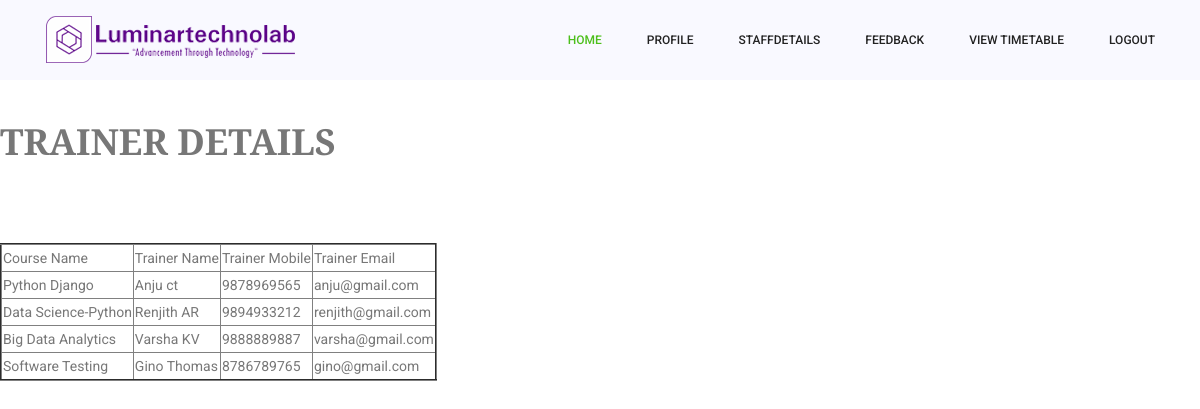
The app's page /studentapp/staffdetails with its own data.
### adminapp/models.py (models this page shows, shortened)
class Trainer(models.Model):
    t_id=models.IntegerField(auto_created=True)
    course_name=models.ForeignKey(Course,on_delete=models.CASCADE)
    trainer_name=models.CharField(max_length=200)
    trainer_mobile = models.IntegerField()
    trainer_doj = models.DateTimeField(default=datetime.date.today())
    trainer_email = models.CharField(max_length=200)
    trainer_username=models.CharField(max_length=200,unique=True)
    trainer_password=models.CharField(max_length=100)
    role_name=models.ForeignKey(Role,on_delete=models.CASCADE)

class Course(models.Model):
    course_name=models.CharField(max_length=150,unique=True,)
    course_fee=models.IntegerField()
    def __str__(self):
        return self.course_name

### studentapp/views.py (the view)
# urls.py: path('staffdetails', views.StaffDetails.as_view(), name='stafdetail'),
class StaffDetails(ListView):
    model = Trainer
    template_name = "adminapp/displaytrainer1.html"

### template/adminapp/displaytrainer1.html
<!DOCTYPE html>
<!DOCTYPE html>
{% extends "adminapp/studentindex.html" %}
    {% block body_block %}
<br><br><br><br><br>
<h1> TRAINER DETAILS</h1>
<br><br><br>
<table border="2">
    <tr>
        <td>Course Name</td>
        <td>Trainer Name</td>
        <td>Trainer Mobile</td>
        <td>Trainer Email</td>
    </tr>
     {% for val in object_list %}
    <tr>
        <td>{{ val.course_name }}</td>
        <td>{{ val.trainer_name }}</td>
        <td>{{ val.trainer_mobile }}</td>
        <td>{{ val.trainer_email }}</td>
    </tr>
    {% endfor %}
</table>
{% endblock %}

### records on screen
Trainer: course_name "Python Django", trainer_name "Anju ct", trainer_mobile "9878969565", trainer_email "anju@gmail.com"
Trainer: course_name "Data Science-Python", trainer_name "Renjith AR", trainer_mobile "9894933212", trainer_email "renjith@gmail.com"
Trainer: course_name "Big Data Analytics", trainer_name "Varsha KV", trainer_mobile "9888889887", trainer_email "varsha@gmail.com"
Trainer: course_name "Software Testing", trainer_name "Gino Thomas", trainer_mobile "8786789765", trainer_email "gino@gmail.com"
